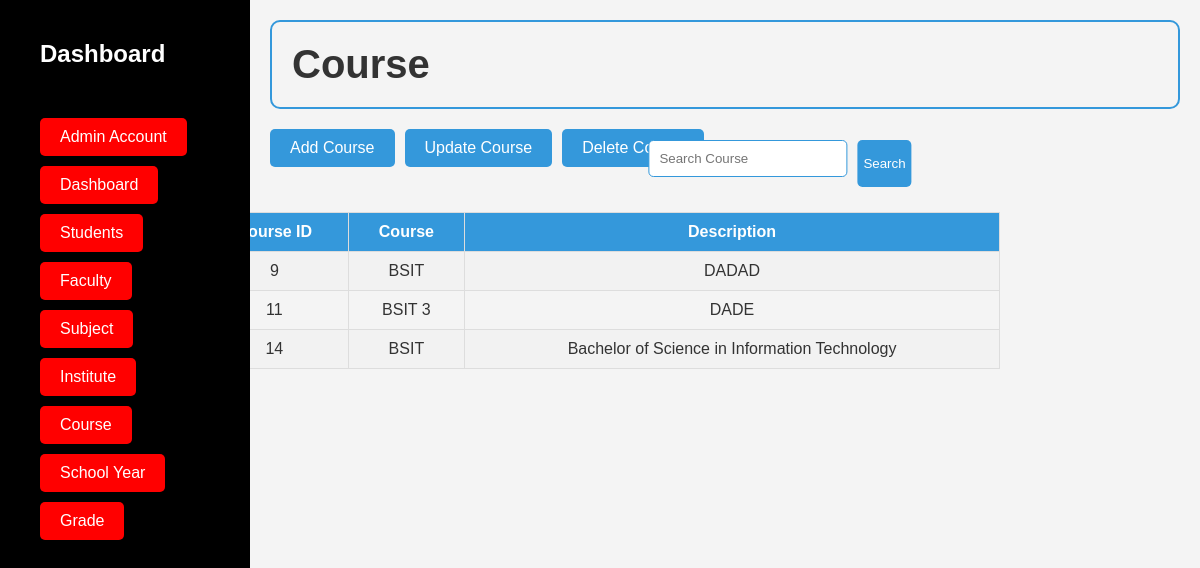
Page /integrative/view/course.php (signed in) on the committed database.
### tables this page shows
CREATE TABLE `course` (
  `course_id` int(11) NOT NULL,
  `course` varchar(100) NOT NULL,
  `description` varchar(100) NOT NULL
);

### integrative/view/course.php (the view, shortened to what this page needs)
<?php
include(__DIR__ . "/partial/header.php");
include(__DIR__ . "/partial/nav.php");
?>
<div class="content">
    <h1>Course</h1>
    <div class="course-content">
        <a href="insertcourse.php">Add Course</a>
        <a href="updatecourse.php">Update Course</a>
        <a href="deletecourse.php">Delete Course</a>
    </div>
</div>
    <?php
    include "../Login/database.php";
    $qry = "SELECT * FROM course";
    $result = mysqli_query($conn, $qry);
    if ($result->num_rows > 0) {
        echo "<div class='table-container'>";
        echo "<table class='t1'>
                <tr>
                    <th>Course ID</th>
                    <th>Course</th>
                    <th>Description</th>
                </tr>";
        while ($row = $result->fetch_assoc()) {
            echo "<tr>
                    <td>" . $row['course_id'] . "</td>
                    <td>" . $row['course'] . "</td>
                    <td>" .$row['description']. "</td>
                  </tr>";
        }
        echo "</table>";
        echo "</div>";
    } else {
        echo "<p>No courses found.</p>";
    }
    ?>
<form action="coursesearch.php" method="get" class="form1">
        <input type="text" id="search" name="query" placeholder="Search Course">
        <button type="submit">Search</button>
    </form>
<?php
include(__DIR__ . "/partial/footer.php");
?>

### integrative/view/style.dashboard.css (style rules this page uses)
body, h1, h2, ul, li { margin: 0; padding: 0; }
body { font-family: "Arial", sans-serif; }
body { background-color: #f4f4f4; color: #333; }
h1 { font-size: 40px; text-align: left; border: 2px solid #3498db; padding: 20px; border-radius: 10px; margin-bottom: 20px; }
a { display: inline-block; color: transparent; text-decoration: none; background-color: red; border-radius: 5px; padding: 10px 20px; margin-right: 10px; }
.content { margin-left: 250px; flex-grow: 1; padding: 20px; box-sizing: border-box; }
.course-content { display: flex; flex-direction: row; align-items: start; margin-top: 20px; }
.course-content a { display: inline-block; padding: 10px 20px; margin-right: 10px; color: #fff; background-color: #3498db; text-decoration: none; border-radius: 5px; transition: background-color 0.3s; }
.table-container { max-width: 800px; margin: auto; padding: 5px; overflow-x: auto; }
.table-container table { width: 100%; margin: 20px 0; border-collapse: collapse; }
.table-container th, .table-container td { border: 1px solid #ddd; padding: 10px; text-align: center; }
table { border-collapse: collapse; width: 50%; margin: 20px auto; }
th, td { padding: 10px; text-align: center; }
th { background-color: #3498db; color: #fff; }
tbody tr:nth-child(even) { background-color: #f2f2f2; }
input { width: 100%; padding: 10px; margin-bottom: 10px; border: 1px solid #3498db; border-radius: 5px; box-sizing: border-box; }
.form1 { display: flex; flex-direction: row; position: absolute; top: 17.5%; left: 65%; transform: translateX(-50%); }
button { padding: 6px; background-color: #3498db; color: white; border: none; border-radius: 5px; cursor: pointer; margin-left: 10px; }

### rows in the picture
course: course_id "9", course "BSIT", description "DADAD"
course: course_id "11", course "BSIT 3", description "DADE"
course: course_id "14", course "BSIT", description "Bachelor of Science in Information Technology"
